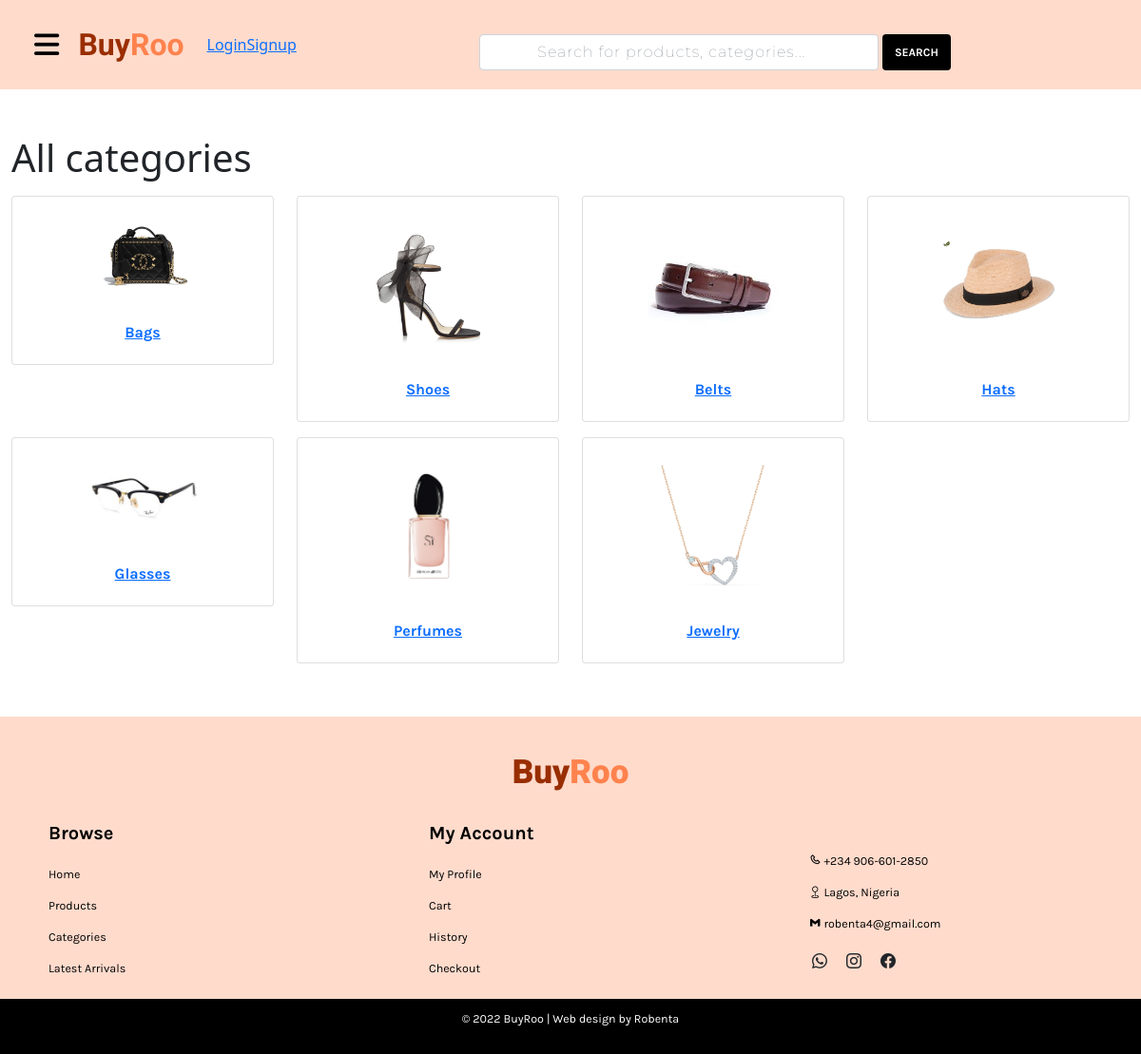
The page /categories/ on the database as committed earlier.
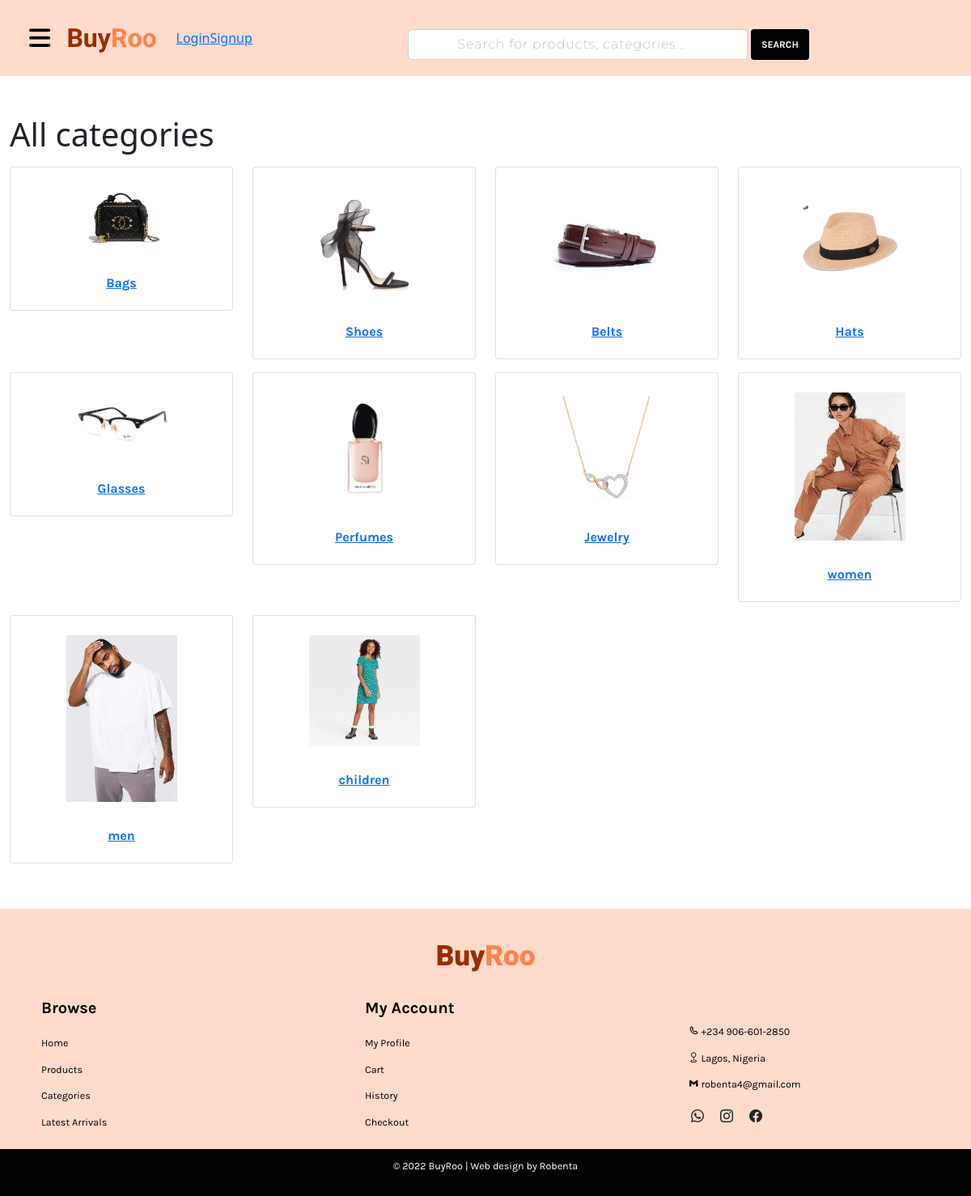
The same page on the database as committed later.
### buyroo/models.py (models this page shows, shortened)
class Category(models.Model):
    title = models.CharField(max_length=100)
    image = models.ImageField(upload_to='products', default= 'pix.jpg')
    class Meta:
        db_table ='Category'
        managed = True
        verbose_name ='Category'
        verbose_name_plural ='Categories'

### buyroo/views.py (the view)
# urls.py: path('categories/', views.categories, name='categories'),
def categories(request):
    categories = Category.objects.all()
    context = {
        'categories': categories
    }
    return render(request, 'categories.html', context)

### buyroo/templates/categories.html (shortened to what this page needs)
{% extends 'base.html' %}
{% block content %}
<div class="container-fluid mt-5 mb-5">
    <h1>All categories</h1>
    <div class="row">
        {% if categories %}
            {% for item in categories %}
                <div class="col-12 col-sm-12 col-md-6 col-lg-3 mt-2 mb-2 w-25">
                    <div class="card text-center">
                        <a href="{% url 'category' item.id %}"></a><img src="{{item.image.url}}" class="card-img-top w-50 mx-auto mt-4">
                        <div class="card-body mt-3">
                            <a href="{% url 'category' item.id %}"><h5 class="card-title">{{item.title}}</h5></a>
                        </div>
                    </div>
                </div>
            {% endfor %}
        {% endif %}
    </div>
  </div>
{% endblock content %}

### buyroo/templates/base.html (shortened to what this page needs)
{% load static %}
<!doctype html>
<html lang="en">
  <head>
    <link href="https://cdn.jsdelivr.net/npm/bootstrap@5.1.3/dist/css/bootstrap.min.css" rel="stylesheet">
    <link href="https://cdn.jsdelivr.net/npm/bootstrap@5.1.3/dist/css/bootstrap.min.css" rel="stylesheet">
    <link rel="stylesheet" href="https://cdn.jsdelivr.net/npm/bootstrap-icons@1.7.1/font/bootstrap-icons.css">
    <link href='https://unpkg.com/boxicons@2.1.4/css/boxicons.min.css' rel='stylesheet'>
    <link rel="stylesheet" href="{% static 'css/style.css' %}">
  </head>
  <body>
    <nav class="navbar tab sticky-top">
      <div class="container-fluid">
        <div class="mr-auto p-2">
          <i class="fa fa-bars m-3" data-bs-toggle="offcanvas" href="#offcanvasExample" role="button" aria-controls="offcanvasExample"></i>
          <a class="navbar-brand" href="{% url 'index' %}"><span class="buy">Buy</span><span class="roo">Roo</span></a>
        </div>
        <div class="d-flex ml-auto">
          {% if user.is_authenticated %}
          <a href="{% url 'profile' %}"><i class="bi bi-person m-4"></i></a>
          <a href="{{% url 'cart' %}">
            <span class="badge">
              <i class="bi bi-cart3">
                {% if cartreader > 0 %}
                  <span class="badge">{{cartreader}}</span>
                {% else %}
                {% endif %}
              </i>
            </span>
          </a>
          {% else %}
          <a href="{% url 'loginform' %}">Login</a>
          <a href="{% url 'signupform' %}">Signup</a>
          {% endif %}
        </div>
        <form class="d-flex mx-auto searchform pt-3">
          <input class="form-control mx-1" type="search" placeholder="Search for products, categories..." aria-label="Search">
          <button class="btn" type="submit">Search</button>
        </form>
      </div>
    </nav>
    {% block content %}    {% endblock content %}
    <div class="container-fluid footer3">
      <div class="row row-cols-3">
        <div class="col-12 pt-2 text-center">
          <a href="{% url 'index' %}"><h1><span class="buy">Buy</span><span class="roo">Roo</span></h1></a>
        </div>
        <div class="col mt-3">
          <ul>
            <li><h4>Browse</h4></li>
            <li>Home</li>
            <li>Products</li>
            <li>Categories</li>
            <li>Latest Arrivals</li>
          </ul>
        </div>
        <div class="col mt-3">
          <ul>
            <li><h4>My Account</h4></li>
            <li>My Profile</li>
            <li>Cart</li>
            <li>History</li>
            <li>Checkout</li>
          </ul>
        </div>
        <div class="col mt-5 contact text-center">
          <ul>
            <li><i class="bx bx-phone"></i> +234 906-601-2850</li>
            <li><i class="bi bi-geo"></i> Lagos, Nigeria</li>
            <li><i class="bx bxl-gmail"></i> robenta4@gmail.com</li>
            <div class="d-flex icons text-center">
              <i class="bi bi-whatsapp"></i>
              <i class="bi bi-instagram"></i>
              <i class="bi bi-facebook"></i>
            </div>
          </ul>
        </div>
      </div>
    </div>
    <div class="container-fluid design2 text-center p-3">
      <div class="container">
        <p>&COPY; 2022 BuyRoo | <a href="https://robentasportfolio.netlify.app"> Web design by <span>Robenta</span></a></p>
      </div>
    </div>
  </body>
</html>

### buyroo/templates/banner.html
{% load static %}

### buyroo/static/css/style.css (style rules this page uses)
html { background-color: #FFDBCC; scroll-behavior: smooth; }
@media only screen 
and (min-device-width : 540px) 
and (max-device-width : 1000px) { .searchform { width: 500px !important; } }
@media only screen 
and (min-device-width : 540px) 
and (max-device-width : 1000px) { .tab { display: block !important; } }
@media only screen 
and (min-device-width : 540px) 
and (max-device-width : 1000px) { .navbar { height: auto !important; } }
@media only screen 
and (min-device-width : 540px) 
and (max-device-width : 1000px) { .design2 { display: block !important; } }
@media only screen 
and (min-device-width : 540px) 
and (max-device-width : 1000px) { .footer3 { display: block !important; } }
@media screen and (max-width: 1920px) { .tab { display: none; } }
@media screen and (max-width: 1920px) { .searchform { width: 650px; } }
@media screen and (max-width: 1920px) { .footer3 { display: none; } }
@media screen and (max-width: 1920px) { .design2 { display: none; } }
.navbar { background-color: #FFDBCC; height: 15vh; }
.navbar-brand { font-size: 32px; font-weight: 700; font-family: 'Roboto', sans-serif; }
.navbar-brand .buy { color: #992e00; }
.navbar-brand .roo { color: #ff824d; }
.navbar i { color: black; font-size: 30px; }
.btn { background-color: black; color: white; font-family: 'Karla', sans-serif; font-size: 12px; font-weight: 700; text-transform: uppercase; }
.searchform,:placeholder-shown { font-family: 'Montserrat', sans-serif; font-weight: lighter; letter-spacing: 1px; color: #992e00; text-align: center; }
.card-title { font-size: 16px; font-weight: 700; font-family: 'Karla', sans-serif; }
.footer3 { background-color: #FFDBCC; }
.footer3 .buy { color: #992e00; }
.footer3 .roo { color: #ff824d; }
.footer3 h1 { margin-top: 30px; font-weight: 900; font-size: 35px; font-family: 'Roboto', sans-serif; }
.footer3 h4 { text-align: start; font-size: 20px; font-weight: 700; font-family: 'Karla', sans-serif; }
.footer3 a { text-decoration: none; }
.footer3 ul li { list-style: none; color: black; text-transform: capitalize; font-size: 12.5px; font-weight: 400; font-family: 'Karla', sans-serif; padding: 7px; text-align: start; }
.footer3 .contact ul li { text-transform: none !important; font-weight: 400; font-family: 'Karla', sans-serif; padding: 7px; }
.footer3 .contact .icons i { font-size: 16px; padding: 10px; text-align: center !important; }
.design2 { background-color: black; font-family: 'Karla', sans-serif; }
.design2 a { text-decoration: none; color: white; line-height: 10px; font-size: 12.5px; font-weight: 400; }
.design2 p { color: white; line-height: 10px; font-size: 12.5px; font-weight: 400; }
.design2 a { text-decoration: none; }

Rows that differ between the two databases and show on the page:
added Category: image (picture), title "women"
added Category: image (picture), title "men"
added Category: image (picture), title "children"
